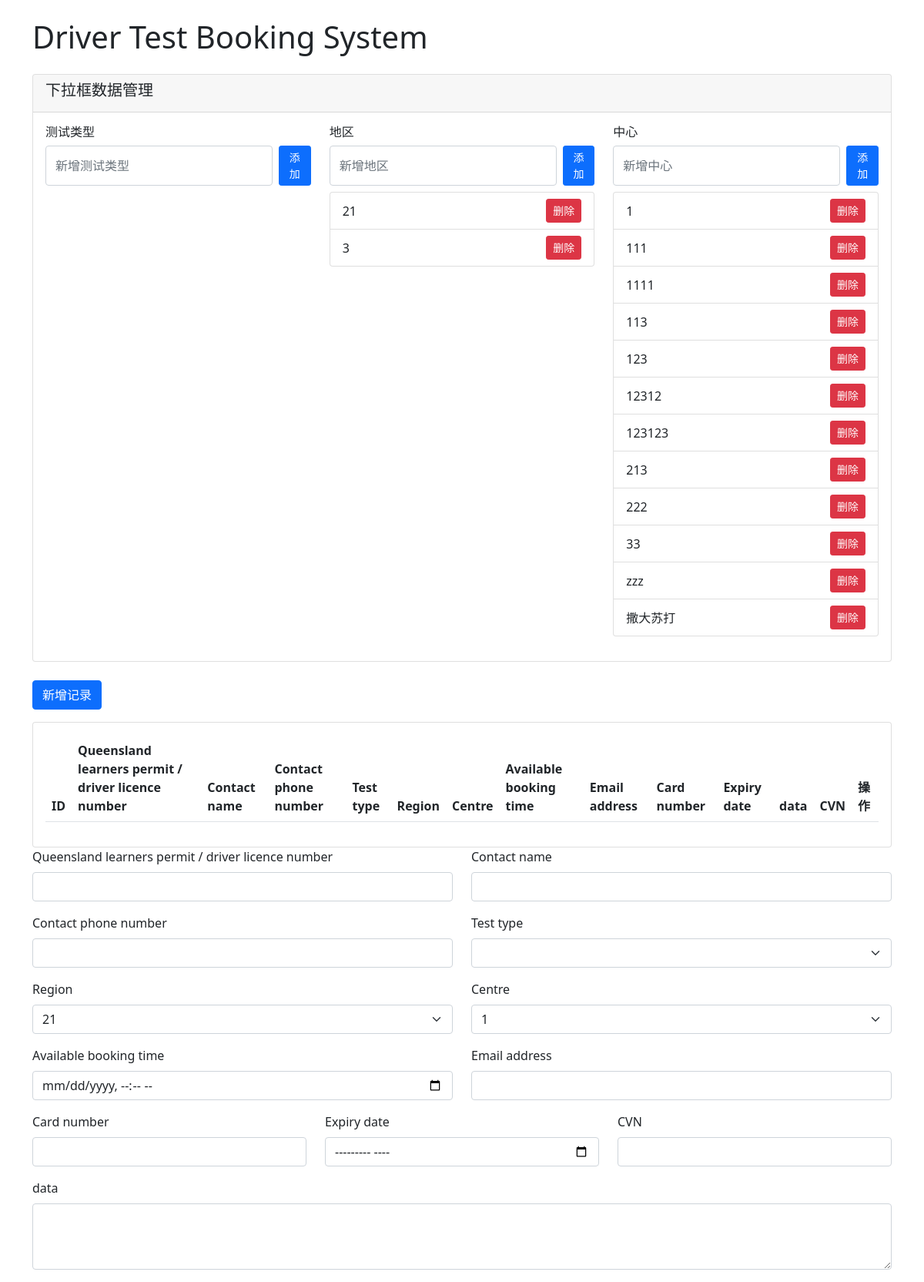
Before: / with the older database file.
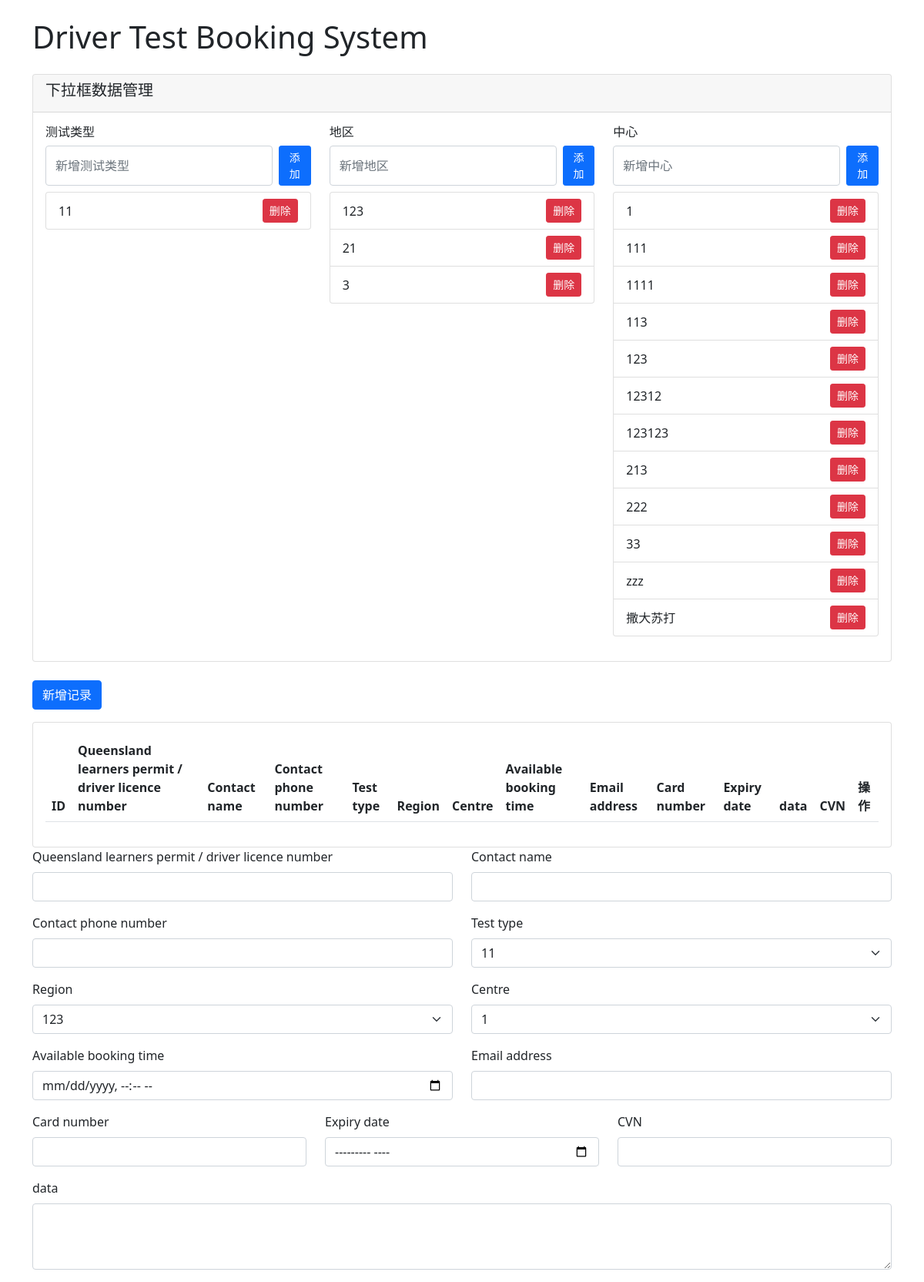
After: the same page with the newer database file.
### tables this page shows
CREATE TABLE regions (
    id INTEGER PRIMARY KEY AUTOINCREMENT,
    name TEXT NOT NULL UNIQUE
);

CREATE TABLE centres (
    id INTEGER PRIMARY KEY AUTOINCREMENT,
    name TEXT NOT NULL UNIQUE,
    region_id INTEGER NOT NULL, 
    FOREIGN KEY (region_id) REFERENCES regions (id)  
);

CREATE TABLE test_types (
    id INTEGER PRIMARY KEY AUTOINCREMENT,
    name TEXT NOT NULL UNIQUE
);

### app.py (the view)
@app.route('/')
def index():
    test_types = query_db('SELECT * FROM test_types ORDER BY name')
    regions = query_db('SELECT * FROM regions ORDER BY name')
    centres = query_db('SELECT * FROM centres ORDER BY name')
    bookings = query_db('''
        SELECT b.*, tt.name as test_type_name, r.name as region_name, c.name as centre_name
        FROM bookings b
        JOIN test_types tt ON b.test_type_id = tt.id
        JOIN regions r ON b.region_id = r.id
        JOIN centres c ON b.centre_id = c.id
        ORDER BY b.id DESC
    ''')
    return render_template('index.html',
                           bookings=bookings,
                           test_types=test_types,
                           regions=regions,
                           centres=centres)

### app.py (called while the page is built)
def get_db():
    db = getattr(g, '_database', None)
    if db is None:
        db = g._database = sqlite3.connect(app.config['DATABASE'])
        db.row_factory = sqlite3.Row
    return db

@app.teardown_appcontext
def close_connection(exception):
    db = getattr(g, '_database', None)
    if db is not None:
        db.close()

def query_db(query, args=(), one=False):
    cur = get_db().execute(query, args)
    rv = cur.fetchall()
    cur.close()
    return (rv[0] if rv else None) if one else rv

### templates/index.html (shortened to what this page needs)
{% extends 'base.html' %}
{% block content %}
<div class="card mb-4">
    <div class="card-header">
        <h5>下拉框数据管理</h5>
    </div>
    <div class="card-body">
        <div class="row">
            <div class="col-md-4 mb-3">
                <h6>测试类型</h6>
                <form method="POST" action="{{ url_for('add_test_type') }}" class="d-flex mb-2">
                    <input type="text" name="test_type" class="form-control me-2" placeholder="新增测试类型" required>
                    <button type="submit" class="btn btn-sm btn-primary">添加</button>
                </form>
                <ul class="list-group">
                    {% for type in test_types %}
                    <li class="list-group-item d-flex justify-content-between align-items-center">
                        {{ type.name }}
                        <form method="POST" action="{{ url_for('delete_test_type', id=type.id) }}" onsubmit="return confirmDelete()">
                            <button type="submit" class="btn btn-sm btn-danger">删除</button>
                        </form>
                    </li>
                    {% endfor %}
                </ul>
            </div>
            <div class="col-md-4 mb-3">
                <h6>地区</h6>
                <form method="POST" action="{{ url_for('add_region') }}" class="d-flex mb-2">
                    <input type="text" name="region" class="form-control me-2" placeholder="新增地区" required>
                    <button type="submit" class="btn btn-sm btn-primary">添加</button>
                </form>
                <ul class="list-group">
                    {% for region in regions %}
                    <li class="list-group-item d-flex justify-content-between align-items-center">
                        {{ region.name }}
                        <form method="POST" action="{{ url_for('delete_region', id=region.id) }}" onsubmit="return confirmDelete()">
                            <button type="submit" class="btn btn-sm btn-danger">删除</button>
                        </form>
                    </li>
                    {% endfor %}
                </ul>
            </div>
            <div class="col-md-4 mb-3">
                <h6>中心</h6>
                <form method="POST" action="{{ url_for('add_centre') }}" class="d-flex mb-2">
                    <input type="text" name="centre" class="form-control me-2" placeholder="新增中心" required>
                    <button type="submit" class="btn btn-sm btn-primary">添加</button>
                </form>
                <ul class="list-group">
                    {% for centre in centres %}
                    <li class="list-group-item d-flex justify-content-between align-items-center">
                        {{ centre.name }}
                        <form method="POST" action="{{ url_for('delete_centre', id=centre.id) }}" onsubmit="return confirmDelete()">
                            <button type="submit" class="btn btn-sm btn-danger">删除</button>
                        </form>
                    </li>
                    {% endfor %}
                </ul>
            </div>
        </div>
    </div>
</div>
<button type="button" class="btn btn-primary mb-3" data-bs-toggle="modal" data-bs-target="#addModal">
    新增记录
</button>
<div class="card">
    <div class="card-body">
        <div class="table-responsive">
            <table class="table table-striped table-hover">
                <thead>
                    <tr>
                        <th>ID</th>
                        <th>Queensland learners permit / driver licence number</th>
                        <th>Contact name</th>
                        <th>Contact phone number</th>
                        <th>Test type</th>
                        <th>Region</th>
                        <th>Centre</th>
                        <th>Available booking time</th>
                        <th>Email address</th>
                        <th>Card number</th>
                        <th>Expiry date</th>
                        <th>data</th>
                        <th>CVN</th>
                        <th>操作</th>
                    </tr>
                </thead>
            </table>
        </div>
    </div>
</div>
{% macro form_fields() %}
<div class="row mb-3">
    <div class="col-md-6">
        <label for="licence_number" class="form-label">Queensland learners permit / driver licence number</label>
        <input type="text" class="form-control" id="licence_number" name="licence_number"
               value="{{ booking.licence_number if booking else '' }}" required>
    </div>
    <div class="col-md-6">
        <label for="contact_name" class="form-label">Contact name</label>
        <input type="text" class="form-control" id="contact_name" name="contact_name"
               value="{{ booking.contact_name if booking else '' }}" required>
    </div>
</div>
<div class="row mb-3">
    <div class="col-md-6">
        <label for="contact_phone" class="form-label">Contact phone number</label>
        <input type="text" class="form-control" id="contact_phone" name="contact_phone"
               value="{{ booking.contact_phone if booking else '' }}" required>
    </div>
    <div class="col-md-6">
        <label for="test_type_id" class="form-label">Test type</label>
        <select class="form-select" id="test_type_id" name="test_type_id" required>
            {% for type in test_types %}
            <option value="{{ type.id }}"
                    {% if booking and booking.test_type_id == type.id %}selected{% endif %}>
                {{ type.name }}
            </option>
            {% endfor %}
        </select>
    </div>
</div>
<div class="row mb-3">
    <div class="col-md-6">
        <label for="region_id" class="form-label">Region</label>
        <select class="form-select" id="region_id" name="region_id" required>
            {% for region in regions %}
            <option value="{{ region.id }}"
                    {% if booking and booking.region_id == region.id %}selected{% endif %}>
                {{ region.name }}
            </option>
            {% endfor %}
        </select>
    </div>
    <div class="col-md-6">
        <label for="centre_id" class="form-label">Centre</label>
        <select class="form-select" id="centre_id" name="centre_id" required>
            {% for centre in centres %}
            <option value="{{ centre.id }}"
                    {% if booking and booking.centre_id == centre.id %}selected{% endif %}>
                {{ centre.name }}
            </option>
            {% endfor %}
        </select>
    </div>
</div>
<div class="row mb-3">
    <div class="col-md-6">
        <label for="available_time" class="form-label">Available booking time</label>
        <input type="datetime-local" class="form-control" id="available_time" name="available_time"
               value="{{ booking.available_time if booking else '' }}" required>
    </div>
    <div class="col-md-6">
        <label for="email" class="form-label">Email address</label>
        <input type="email" class="form-control" id="email" name="email"
               value="{{ booking.email if booking else '' }}" required>
    </div>
</div>
<div class="row mb-3">
    <div class="col-md-4">
        <label for="card_number" class="form-label">Card number</label>
        <input type="text" class="form-control" id="card_number" name="card_number"
               value="{{ booking.card_number if booking else '' }}" required>
    </div>
    <div class="col-md-4">
        <label for="expiry_date" class="form-label">Expiry date</label>
        <input type="month" class="form-control" id="expiry_date" name="expiry_date"
               value="{{ booking.expiry_date if booking else '' }}" required>
    </div>
    <div class="col-md-4">
        <label for="cvn" class="form-label">CVN</label>
        <input type="text" class="form-control" id="cvn" name="cvn"
               value="{{ booking.cvn if booking else '' }}" required>
    </div>
</div>
<div class="mb-3">
    <label for="data" class="form-label">data</label>
    <textarea class="form-control" id="data" name="data" rows="3">{{ booking.data if booking else '' }}</textarea>
</div>
{% endmacro %}
{{ form_fields() }}
{% endblock %}

### templates/base.html (shortened to what this page needs)
<!DOCTYPE html>
<html lang="en">
<head>
    <link href="{{ url_for('static', filename='css/bootstrap.min.css') }}" rel="stylesheet">
</head>
<body>
    <div class="container mt-4">
        <h1 class="mb-4">Driver Test Booking System</h1>
        {% block content %}{% endblock %}
    </div>
</body>
</html>

Changed rows visible on the page:
added test_types: name "11"
added regions: name "123"
Other visible differences:
form field test_type_id: (not shown) → "11"
form field region_id: "21" → "123"
